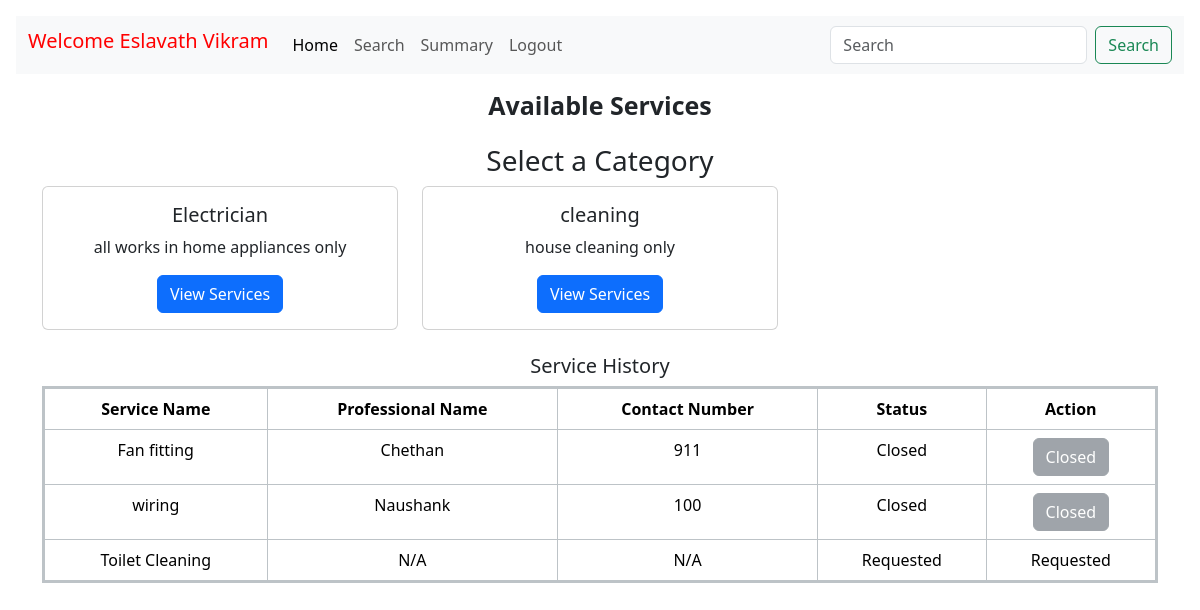
The page /Customer/home (signed in) on the database its author committed.
### models.py (models this page shows, shortened)
class Customer(db.Model):
    __tablename__ = 'Customer'
    customer_id = db.Column(db.String(50),  db.ForeignKey('Credential.user_id'),primary_key=True)
    username=db.Column(db.String(50), nullable=False)
    full_name = db.Column(db.String(50), nullable=False)
    address = db.Column(db.String(200), nullable=False)
    contact = db.Column(db.String(15), nullable=True)
    pin = db.Column(db.Integer(), nullable=False)
    status = db.Column(db.String(10), default='active')
    registration_date = db.Column(db.DateTime, default=datetime.utcnow)
    requests = db.relationship('ServiceBooked', backref='customer', lazy=True)

class Category(db.Model):
    __tablename__ = 'Category'
    category_id = db.Column(db.String(50), primary_key=True)
    category_name = db.Column(db.String(100), nullable=False, unique=True)
    category_description = db.Column(db.String(200), nullable=True)
    services = db.relationship('Service', backref='category', lazy=True)

class ServiceBooked(db.Model):
    __tablename__ = 'services_booked'
    booking_id = db.Column(db.String(50), primary_key=True)
    customer_id = db.Column(db.String(50), db.ForeignKey('Customer.customer_id'), nullable=False)
    professional_id = db.Column(db.String(50), db.ForeignKey('Professional.professional_id'), nullable=True)
    service_id = db.Column(db.String(50), db.ForeignKey('Service.service_id'), nullable=False)
    status = db.Column(db.String(50), nullable=False,primary_key=True)
    request_date = db.Column(db.DateTime, default=datetime.utcnow)
    completion_date = db.Column(db.DateTime, nullable=True)
    rating_by_user = db.Column(db.Integer(), nullable=True)
    rating_by_professional = db.Column(db.Integer(), nullable=True)
    remarks_by_customer = db.Column(db.String(200), nullable=True)
    remarks_by_professional = db.Column(db.String(200), nullable=True)

class Service(db.Model):
    __tablename__ = 'Service'
    service_id = db.Column(db.String(50), primary_key=True)
    service_name = db.Column(db.String(100), nullable=False, unique=True)
    service_description = db.Column(db.String(200), nullable=False)
    base_price = db.Column(db.Integer(), nullable=False)
    category_id = db.Column(db.String(50), db.ForeignKey('Category.category_id'), nullable=False)
    requests = db.relationship('ServiceBooked', backref='service', lazy=True)

class Professional(db.Model):
    __tablename__ = 'Professional'
    professional_id = db.Column(db.String(50),db.ForeignKey('Credential.user_id'), primary_key=True, )
    username=db.Column(db.String(50), nullable=False)
    full_name = db.Column(db.String(50), nullable=False)
    experience = db.Column(db.String(50), nullable=False)
    contact_number = db.Column(db.String(15), nullable=True)
    service_name = db.Column(db.String(100), nullable=False)
    service_id=db.Column(db.String(50),nullable=False)
    document = db.Column(db.Text, nullable=False)
    address = db.Column(db.String(200), nullable=False)
    pin = db.Column(db.Integer(), nullable=False)
    status = db.Column(db.String(10), default='active')
    registration_date = db.Column(db.DateTime, default=datetime.utcnow)
    services_booked = db.relationship('ServiceBooked', backref='professional', lazy=True)

### routes.py (the view, shortened to what this page needs)
@app.route("/Customer/home", methods=["POST", "GET"])
def customer_home():
    customer_id = session['user_id']
    user_record = Customer.query.filter_by(customer_id=customer_id).first()
    service_history = db.session.query(
        Service.service_name,
        Professional.full_name.label("professional_name"),
        Professional.contact_number,
        ServiceBooked.status,
        ServiceBooked.booking_id
    ).join(ServiceBooked, Service.service_id == ServiceBooked.service_id) \
     .join(Professional, ServiceBooked.professional_id == Professional.professional_id, isouter=True) \
     .filter(ServiceBooked.customer_id == customer_id).all()
    if "category_id" in request.args:  # If a category is selected
        category_id = request.args.get("category_id")
        services = Service.query.filter_by(category_id=category_id).all()
        selected_category = Category.query.filter_by(category_id=category_id).first()
        return render_template(
            "Customer/home.html",
            fullname=user_record.full_name,
            services=services,
            selected_category=selected_category,
            service_history=service_history
        )
    else:  # Default view showing all categories
        categories = Category.query.all()
        return render_template(
            "Customer/home.html",
            fullname=user_record.full_name,
            categories=categories,
            service_history=service_history
        )

### templates/Customer/home.html (shortened to what this page needs)
<!doctype html>
<html lang="en">
  <head>
    <link href="https://cdn.jsdelivr.net/npm/bootstrap@5.3.3/dist/css/bootstrap.min.css" rel="stylesheet">
    <link href="https://getbootstrap.com/docs/5.3/assets/css/docs.css" rel="stylesheet">
  </head>
  <body class="p-3 m-0 border-0 bd-example m-0 border-0">
    <nav class="navbar navbar-expand-lg bg-body-tertiary" style="background-color:#0d76ff;text-align: center;">
      <div class="container-fluid">
        <h1 class="navbar-brand" style="color:rgb(255, 0, 0);">Welcome {{fullname}}</h1>
        <div class="collapse navbar-collapse" id="navbarSupportedContent" >
          <ul class="navbar-nav me-auto mb-2 mb-lg-0" >
            <li class="nav-item">
              <a class="nav-link active" aria-current="page" href="#">Home</a>
            </li>
            <li class="nav-item">
              <a class="nav-link" href="{{url_for('customer_search')}}">Search</a>
            </li>
            <li class="nav-item">
              <a class="nav-link" href="{{url_for('customer_summary')}}">Summary</a>
            </li>
            <li class="nav-item">
              <a class="nav-link" href="{{ url_for('login') }}">Logout</a>
            </li>
          </ul>
          <form class="d-flex" role="search">
            <input class="form-control me-2" type="search" placeholder="Search" aria-label="Search">
            <button class="btn btn-outline-success" type="submit">Search</button>
          </form>
        </div>
      </div>
    </nav>
    <div class="container my-3 text-center">
  <h6 class="mb-4" style="font-size: 25px; font-weight: bold;">Available Services</h6>
{% if categories %}
<h3>Select a Category</h3>
<div class="row">
    {% for category in categories %}
        <div class="col-md-4 col-sm-6 mb-4">
            <div class="card">
                <div class="card-body">
                    <h5 class="card-title">{{ category.category_name }}</h5>
                    <p class="card-text">{{ category.category_description }}</p>
                    <a href="{{ url_for('customer_home', category_id=category.category_id) }}" class="btn btn-primary">
                        View Services
                    </a>
                </div>
            </div>
        </div>
    {% endfor %}
</div>
{% endif %}
<h2 style="font-size:20px;align:left;">Service History</h2>
<div>
  <table class="table table-bordered" style="border: 3px solid #bdc3c7; border-collapse: collapse;">
    <thead>
      <tr>
        <th>Service Name</th>
        <th>Professional Name</th>
        <th>Contact Number</th>
        <th>Status</th>
        <th>Action</th>
      </tr>
    </thead>
    <tbody>
      {% if service_history %}
      {% for record in service_history %}
      <tr>
        <td>{{ record.service_name }}</td>
        <td>{{ record.professional_name if record.professional_name else 'N/A' }}</td>
        <td>{{ record.contact_number if record.contact_number else 'N/A' }}</td>
        <td>
          {% if record.status == 'Pending' and not record.professional_name %}
            Requested
          {% else %}
            {{ record.status }}
          {% endif %}
        </td>
        <td>
          {% if record.status == 'Pending' and not record.professional_name %}
            Requested
          {% elif record.status not in ['Closed', 'Requested'] %}
            <a href="{{ url_for('professional_rating', booking_id=record.booking_id) }}" class="btn btn-warning">Close Service</a>
          {% else %}
            <button class="btn btn-secondary" disabled>Closed</button>
          {% endif %}
        </td>
      </tr>
      {% endfor %}
  {% else %}
      <tr>
        <td colspan="5" class="text-center">No service history found.</td>
      </tr>
  {% endif %}
    </tbody>
  </table>
</div>
  </body>
</html>

### rows shown on the page
Customer: full_name "Eslavath Vikram"
Category: category_name "Electrician", category_description "all works in home appliances only"
Category: category_name "cleaning", category_description "house cleaning only"
ServiceBooked: service_name "Fan fitting", full_name "Chethan", contact_number "911", status "Closed"
ServiceBooked: service_name "wiring", full_name "Naushank", contact_number "100", status "Closed"
ServiceBooked: service_name "Toilet Cleaning", professional_name "N/A", contact_number "N/A", status "Requested"
